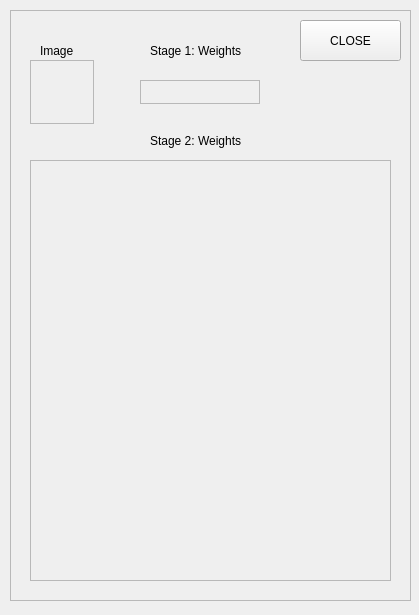
<?xml version="1.0" encoding="UTF-8"?>
<ui version="4.0">
 <class>Form</class>
 <widget class="QWidget" name="Form">
  <property name="windowModality">
   <enum>Qt::WindowModal</enum>
  </property>
  <property name="geometry">
   <rect>
    <x>0</x>
    <y>0</y>
    <width>419</width>
    <height>615</height>
   </rect>
  </property>
  <property name="windowTitle">
   <string>DeepFED Deep Facial Emotion Detection</string>
  </property>
  <widget class="QFrame" name="frame">
   <property name="geometry">
    <rect>
     <x>10</x>
     <y>10</y>
     <width>401</width>
     <height>591</height>
    </rect>
   </property>
   <property name="frameShape">
    <enum>QFrame::StyledPanel</enum>
   </property>
   <property name="frameShadow">
    <enum>QFrame::Raised</enum>
   </property>
   <widget class="QFrame" name="frameE1">
    <property name="geometry">
     <rect>
      <x>20</x>
      <y>50</y>
      <width>64</width>
      <height>64</height>
     </rect>
    </property>
    <property name="frameShape">
     <enum>QFrame::StyledPanel</enum>
    </property>
    <property name="frameShadow">
     <enum>QFrame::Raised</enum>
    </property>
   </widget>
   <widget class="QPushButton" name="btnKapat">
    <property name="geometry">
     <rect>
      <x>290</x>
      <y>10</y>
      <width>101</width>
      <height>41</height>
     </rect>
    </property>
    <property name="text">
     <string>CLOSE</string>
    </property>
   </widget>
   <widget class="QFrame" name="frameE2">
    <property name="geometry">
     <rect>
      <x>130</x>
      <y>70</y>
      <width>120</width>
      <height>24</height>
     </rect>
    </property>
    <property name="frameShape">
     <enum>QFrame::StyledPanel</enum>
    </property>
    <property name="frameShadow">
     <enum>QFrame::Raised</enum>
    </property>
   </widget>
   <widget class="QFrame" name="frameE3">
    <property name="geometry">
     <rect>
      <x>20</x>
      <y>150</y>
      <width>361</width>
      <height>421</height>
     </rect>
    </property>
    <property name="frameShape">
     <enum>QFrame::StyledPanel</enum>
    </property>
    <property name="frameShadow">
     <enum>QFrame::Raised</enum>
    </property>
   </widget>
   <widget class="QLabel" name="label">
    <property name="geometry">
     <rect>
      <x>30</x>
      <y>30</y>
      <width>41</width>
      <height>21</height>
     </rect>
    </property>
    <property name="text">
     <string>Image</string>
    </property>
    <property name="alignment">
     <set>Qt::AlignLeading|Qt::AlignLeft|Qt::AlignVCenter</set>
    </property>
   </widget>
   <widget class="QLabel" name="label_2">
    <property name="geometry">
     <rect>
      <x>140</x>
      <y>30</y>
      <width>101</width>
      <height>21</height>
     </rect>
    </property>
    <property name="text">
     <string>Stage 1: Weights</string>
    </property>
   </widget>
   <widget class="QLabel" name="label_3">
    <property name="geometry">
     <rect>
      <x>140</x>
      <y>120</y>
      <width>111</width>
      <height>21</height>
     </rect>
    </property>
    <property name="text">
     <string>Stage 2: Weights</string>
    </property>
   </widget>
  </widget>
 </widget>
 <resources/>
 <connections/>
</ui>
